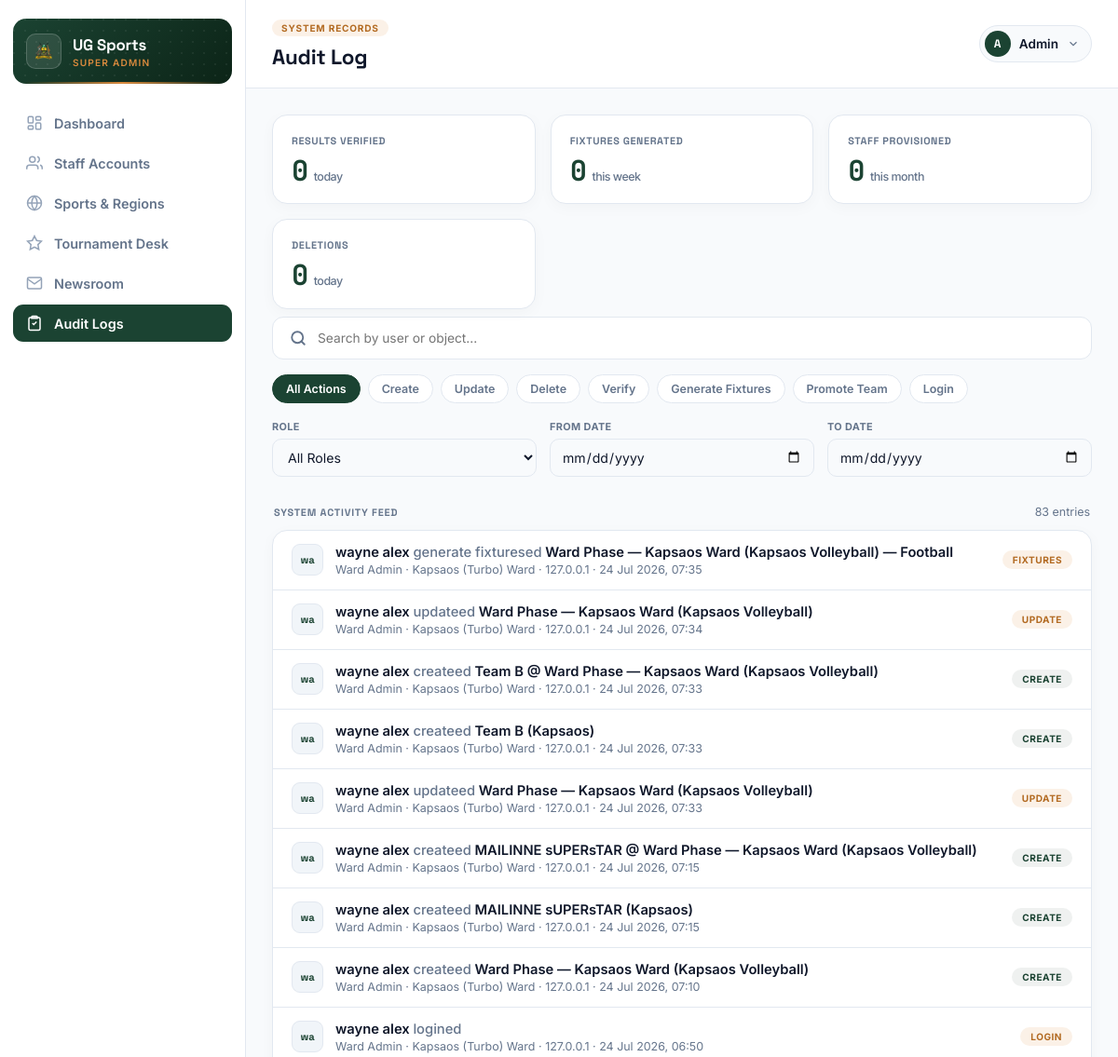
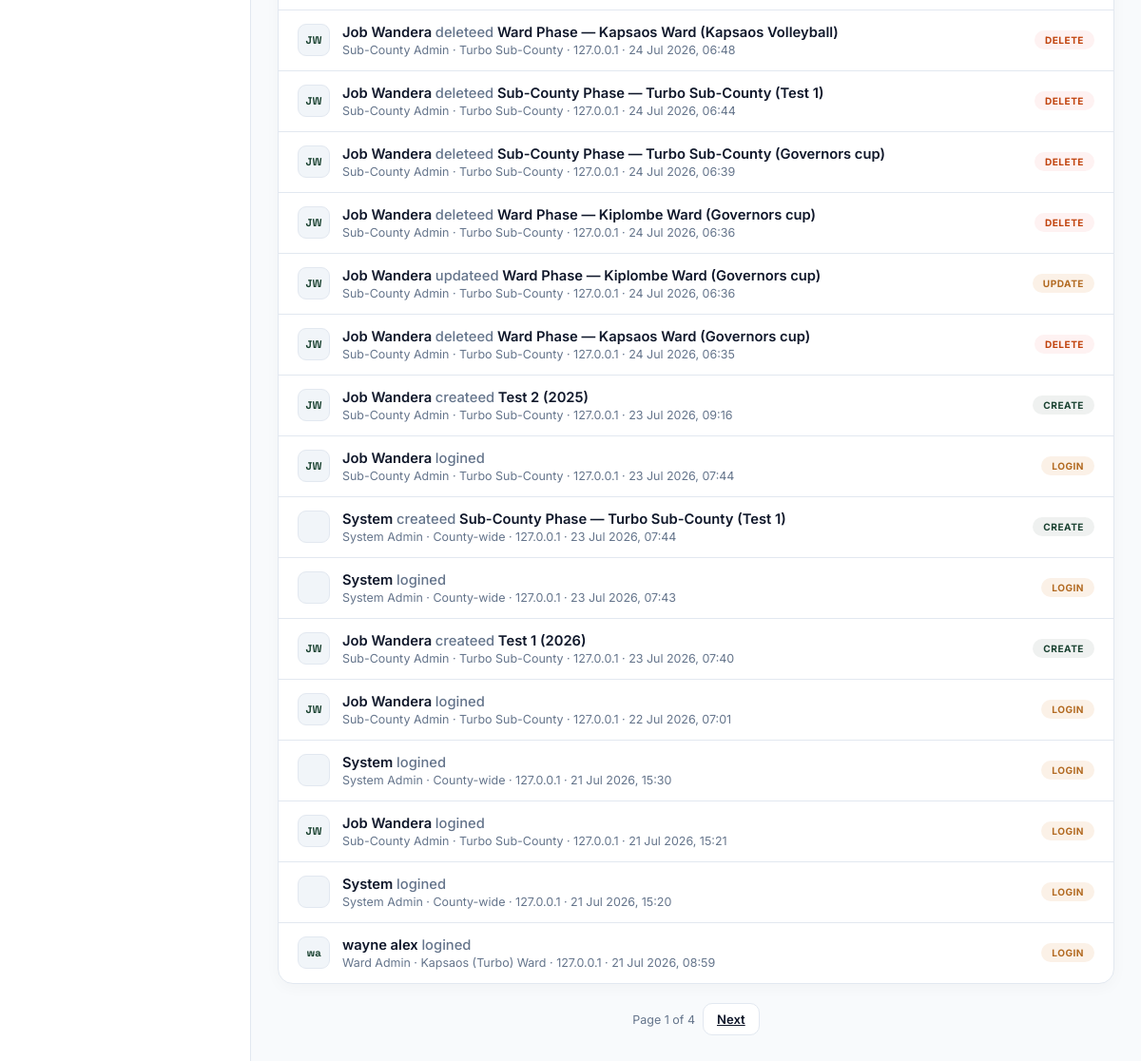
Screenshot of /accounts/auditlogs/ (signed in) with the database file from the repository (2 pictures, top to bottom).
### accounts/models.py (models this page shows, shortened)
class User(AbstractUser):
    class Role(models.TextChoices):
        SYSTEM_ADMIN = 'system_admin', 'System Admin'
        COUNTY_ICT_OFFICER = 'county_ict', 'County ICT Officer'
        SUB_COUNTY_ADMIN = 'sub_county_admin', 'Sub-County Admin'
        WARD_ADMIN = 'ward_admin', 'Ward Admin'
        TEAM_MANAGER = 'team_manager', 'Team Manager'
    role = models.CharField(max_length=20, choices=Role.choices)
    sub_county = models.ForeignKey(
        SubCounty, on_delete=models.PROTECT, null=True, blank=True, related_name='admins'
    )
    ward = models.ForeignKey(
        Ward, on_delete=models.PROTECT, null=True, blank=True, related_name='admins'
    )
    phone_number = models.CharField(max_length=20, blank=True)
    @property
    def scope_label(self):
        if self.role == self.Role.WARD_ADMIN:
            return f"{self.ward} Ward"
        if self.role == self.Role.SUB_COUNTY_ADMIN:
            return f"{self.sub_county} Sub-County"
        return "County-wide"

class AuditLog(models.Model):
    class Action(models.TextChoices):
        CREATE = 'create', 'Create'
        UPDATE = 'update', 'Update'
        DELETE = 'delete', 'Delete'
        VERIFY = 'verify', 'Verify'
        GENERATE_FIXTURES = 'generate_fixtures', 'Generate Fixtures'
        PROMOTE = 'promote', 'Promote Team'
        LOGIN = 'login', 'Login'
    user = models.ForeignKey(
        settings.AUTH_USER_MODEL, on_delete=models.SET_NULL, null=True,
        related_name='audit_entries'
    )
    action = models.CharField(max_length=30, choices=Action.choices)
    content_type = models.ForeignKey(ContentType, on_delete=models.SET_NULL, null=True, blank=True)
    object_id = models.PositiveIntegerField(null=True, blank=True)
    content_object = GenericForeignKey('content_type', 'object_id')
    object_repr = models.CharField(max_length=255, blank=True, help_text="Snapshot of str(obj) at time of action")
    changes = models.JSONField(null=True, blank=True, help_text="e.g. {'field': ['old', 'new']}")
    ip_address = models.GenericIPAddressField(null=True, blank=True)
    timestamp = models.DateTimeField(auto_now_add=True)
    class Meta:
        ordering = ['-timestamp']

class Ward(models.Model):
    sub_county = models.ForeignKey(SubCounty, on_delete=models.CASCADE, related_name='wards')
    name = models.CharField(max_length=100)
    created_at = models.DateTimeField(auto_now_add=True)
    class Meta:
        verbose_name_plural = "Wards"
        unique_together = ('sub_county', 'name')
        ordering = ['sub_county__name', 'name']
    def __str__(self):
        return f"{self.name} ({self.sub_county.name})"

class SubCounty(models.Model):
    name = models.CharField(max_length=100, unique=True)
    created_at = models.DateTimeField(auto_now_add=True)
    class Meta:
        verbose_name_plural = "Sub-Counties"
        ordering = ['name']
    def __str__(self):
        return self.name

### accounts/views.py (the view, shortened to what this page needs)
# urls.py: path('auditlogs/', views.AuditLogView, name='audit_log'),
@superadmin_admin_required
@login_required(login_url='login_admin')
def AuditLogView(request):
    logs = AuditLog.objects.select_related('user', 'content_type').order_by('-timestamp')
    action = request.GET.get('action')
    if action:
        logs = logs.filter(action=action)
    role = request.GET.get('role')
    if role:
        logs = logs.filter(user__role=role)
    date_from = request.GET.get('date_from')
    if date_from:
        logs = logs.filter(timestamp__date__gte=date_from)
    date_to = request.GET.get('date_to')
    if date_to:
        logs = logs.filter(timestamp__date__lte=date_to)
    query = request.GET.get('q')
    paginator = Paginator(logs, 25)
    page_obj = paginator.get_page(request.GET.get('page'))
    now = timezone.now()
    today = now.date()
    week_ago = now - timedelta(days=7)
    month_ago = now - timedelta(days=30)
    verify_count_today = AuditLog.objects.filter(action='verify', timestamp__date=today).count()
    fixture_gen_count_week = AuditLog.objects.filter(action='generate_fixtures', timestamp__gte=week_ago).count()
    staff_created_count_month = AuditLog.objects.filter(
        action='create', content_type__model='user', timestamp__gte=month_ago
    ).count()
    deletions_today = AuditLog.objects.filter(action='delete', timestamp__date=today).count()
    context = {
        'audit_entries': page_obj,
        'page_obj': page_obj,
        'is_paginated': page_obj.has_other_pages(),
        'action_choices': AuditLog.Action.choices,
        'role_choices': User.Role.choices,
        'active_nav': 'audit',
        'total_entries': paginator.count,
        'verify_count_today': verify_count_today,
        'fixture_gen_count_week': fixture_gen_count_week,
        'staff_created_count_month': staff_created_count_month,
        'deletions_today': deletions_today,
    }
    return render(request, 'superadmin_auditLogs.html', context)

### accounts/templates/superadmin_auditLogs.html (shortened to what this page needs)
{% extends "superadmin_base.html" %}
{% block page_eyebrow %}System Records{% endblock %}
{% block page_title %}Audit Log{% endblock %}
{% block content %}
<div class="metrics-grid">
    <a href="?action=verify" class="metric-card" style="text-decoration:none; display:block;">
        <h3>Results Verified</h3>
        <p>{{ verify_count_today }}<span>today</span></p>
    </a>
    <a href="?action=generate_fixtures" class="metric-card" style="text-decoration:none; display:block;">
        <h3>Fixtures Generated</h3>
        <p>{{ fixture_gen_count_week }}<span>this week</span></p>
    </a>
    <a href="?action=create&role=" class="metric-card" style="text-decoration:none; display:block;">
        <h3>Staff Provisioned</h3>
        <p>{{ staff_created_count_month }}<span>this month</span></p>
    </a>
    <a href="?action=delete" class="metric-card" style="text-decoration:none; display:block;">
        <h3>Deletions</h3>
        <p>{{ deletions_today }}<span>today</span></p>
    </a>
</div>
<form method="get" id="audit-filter-form">
    <div class="search-shell">
        <svg viewBox="0 0 24 24" stroke="currentColor" stroke-width="2.5" stroke-linecap="round" stroke-linejoin="round" fill="none"><circle cx="11" cy="11" r="8"/><line x1="21" y1="21" x2="16.65" y2="16.65"/></svg>
        <input type="text" name="q" id="audit-search-input" placeholder="Search by user or object..." value="{{ request.GET.q }}" onkeyup="debouncedSubmit()">
    </div>
    <div class="filter-pills" id="audit-action-pills">
        <button type="button" class="filter-pill {% if not request.GET.action %}active{% endif %}" data-value="" onclick="setPillFilter('action', '', this)">All Actions</button>
        {% for value, label in action_choices %}
            <button type="button" class="filter-pill {% if request.GET.action == value %}active{% endif %}" data-value="{{ value }}" onclick="setPillFilter('action', '{{ value }}', this)">{{ label }}</button>
        {% endfor %}
    </div>
    <div class="form-grid-columns" style="margin-bottom: 16px;">
        <div class="form-field-box">
            <label>Role</label>
            <select name="role" onchange="document.getElementById('audit-filter-form').submit()">
                <option value="">All Roles</option>
            </select>
        </div>
        <div class="form-field-box">
            <label>From Date</label>
            <input type="date" name="date_from" value="{{ request.GET.date_from }}" onchange="document.getElementById('audit-filter-form').submit()">
        </div>
        <div class="form-field-box">
            <label>To Date</label>
            <input type="date" name="date_to" value="{{ request.GET.date_to }}" onchange="document.getElementById('audit-filter-form').submit()">
        </div>
    </div>
</form>
<div class="group-header-row">
    <h3 class="group-header">System Activity Feed</h3>
    <span class="cell-sub">{{ total_entries }} entr{{ total_entries|pluralize:"y,ies" }}</span>
</div>
<div class="group">
    {% for entry in audit_entries %}
    <div class="group-row">
        <div class="row-left">
            <div class="avatar-chip">
                {% if entry.user %}{{ entry.user.first_name|slice:":1" }}{{ entry.user.last_name|slice:":1" }}{% else %}SY{% endif %}
            </div>
            <div>
                <div class="cell-main">
                    {{ entry.user.get_full_name|default:"System" }}
                    <span style="color: var(--ink-soft); font-weight: 500;">{{ entry.get_action_display|lower }}ed</span>
                    {% if entry.content_object and entry.content_object.get_absolute_url %}
                        <a href="{{ entry.content_object.get_absolute_url }}" style="color: var(--pitch);">{{ entry.object_repr }}</a>
                    {% else %}
                        {{ entry.object_repr }}
                    {% endif %}
                </div>
                <div class="cell-sub">
                    {{ entry.user.get_role_display|default:"—" }}
                    {% if entry.user.scope_label %} · {{ entry.user.scope_label }}{% endif %}
                    · {{ entry.ip_address|default:"unknown IP" }} · {{ entry.timestamp|date:"d M Y, H:i" }}
                </div>
            </div>
        </div>
        <div class="row-right">
            {% if entry.action == 'verify' %}
                <span class="badge success">Verify</span>
            {% elif entry.action == 'delete' %}
                <span class="badge live">Delete</span>
            {% elif entry.action == 'generate_fixtures' %}
                <span class="badge pending">Fixtures</span>
            {% elif entry.action == 'create' %}
                <span class="badge success">Create</span>
            {% elif entry.action == 'update' %}
                <span class="badge pending">Update</span>
            {% else %}
                <span class="badge pending">{{ entry.get_action_display }}</span>
            {% endif %}
        </div>
    </div>
    {% endfor %}
</div>
{% if is_paginated %}
<div style="display: flex; justify-content: center; gap: 8px; margin-top: 20px;">
    <span class="cell-sub" style="align-self: center;">Page {{ page_obj.number }} of {{ page_obj.paginator.num_pages }}</span>
    {% if page_obj.has_next %}
        <a href="?{{ request.GET.urlencode }}&page={{ page_obj.next_page_number }}" class="btn-ghost">Next</a>
    {% endif %}
</div>
{% endif %}
{% endblock %}

### accounts/templates/superadmin_base.html (shortened to what this page needs)
{% load static %}
<!DOCTYPE html>
<html lang="en">
<head>
</head>
<body>
<div class="dashboard-wrapper">
    <aside class="sidebar" id="sidebar">
        <div class="sidebar-brand">
            <div class="sidebar-crest"><img src="{% static 'UG_LOGO.png' %}" alt="Logo"></div>
            <div class="sidebar-title">
                <h1>UG Sports</h1>
                <p>Super Admin</p>
            </div>
        </div>
        <nav>
            <ul class="nav-menu">
                <li><a href="{% url 'dashboard_admin' %}" class="nav-item {% if active_nav == 'dashboard' %}active{% endif %}">
                    <svg viewBox="0 0 24 24"><rect x="3" y="3" width="7" height="9" rx="1.5"/><rect x="14" y="3" width="7" height="5" rx="1.5"/><rect x="14" y="12" width="7" height="9" rx="1.5"/><rect x="3" y="16" width="7" height="5" rx="1.5"/></svg>
                    Dashboard
                </a></li>
                <li><a href="{% url 'staff_accounts' %}" class="nav-item {% if active_nav == 'staff' %}active{% endif %}">
                    <svg viewBox="0 0 24 24"><path d="M17 21v-2a4 4 0 0 0-4-4H5a4 4 0 0 0-4 4v2"/><circle cx="9" cy="7" r="4"/><path d="M23 21v-2a4 4 0 0 0-3-3.87"/><path d="M16 3.13a4 4 0 0 1 0 7.75"/></svg>
                    Staff Accounts
                </a></li>
                <li><a href="{% url 'sports_regions' %}" class="nav-item {% if active_nav == 'regions' %}active{% endif %}">
                    <svg viewBox="0 0 24 24"><circle cx="12" cy="12" r="10"/><line x1="2" y1="12" x2="22" y2="12"/><path d="M12 2a15.3 15.3 0 0 1 4 10 15.3 15.3 0 0 1-4 10 15.3 15.3 0 0 1-4-10 15.3 15.3 0 0 1 4-10z"/></svg>
                    Sports &amp; Regions
                </a></li>
                <li><a href="{% url 'tournament_desk' %}" class="nav-item {% if active_nav == 'tournaments' %}active{% endif %}">
                    <svg viewBox="0 0 24 24"><path d="M12 2l3.09 6.26L22 9.27l-5 4.87 1.18 6.88L12 17.77l-6.18 3.25L7 14.14 2 9.27l6.91-1.01L12 2z"/></svg>
                    Tournament Desk
                </a></li>
                <li><a href="{% url 'newsroom' %}" class="nav-item {% if active_nav == 'news' %}active{% endif %}">
                    <svg viewBox="0 0 24 24"><path d="M4 4h16c1.1 0 2 .9 2 2v12c0 1.1-.9 2-2 2H4c-1.1 0-2-.9-2-2V6c0-1.1.9-2 2-2z"/><polyline points="22,6 12,13 2,6"/></svg>
                    Newsroom
                </a></li>
                <li><a href="{% url 'audit_log' %}" class="nav-item {% if active_nav == 'audit' %}active{% endif %}">
                    <svg viewBox="0 0 24 24"><path d="M9 2h6a1 1 0 0 1 1 1v2H8V3a1 1 0 0 1 1-1z"/><path d="M6 4h12a2 2 0 0 1 2 2v14a2 2 0 0 1-2 2H6a2 2 0 0 1-2-2V6a2 2 0 0 1 2-2z"/><path d="M9 12l2 2 4-4"/></svg>
                    Audit Logs
                </a></li>
            </ul>
        </nav>
    </aside>
    <main class="main-viewport">
        <header class="top-header-bar">
            <div>
                <div class="eyebrow">{% block page_eyebrow %}Overview{% endblock %}</div>
                <h2>{% block page_title %}Dashboard{% endblock %}</h2>
            </div>
            <div class="header-right">
                <div class="user-pill">
                    <button class="user-pill-trigger" onclick="toggleUserDropdown()">
                        <span class="user-avatar">{{ "A" }}</span>
                        <span class="user-label">{{"Admin" }}</span>
                        <svg viewBox="0 0 24 24" fill="none" stroke-width="2"><polyline points="6 9 12 15 18 9"/></svg>
                    </button>
                </div>
            </div>
        </header>
        <div class="content-area">
            {% block content %}{% endblock %}
        </div>
    </main>
</div>
</body>
</html>

### rows the page displays
User: username "Admin"
AuditLog: user.first_name "w", user.last_name "a", user.get_full_name "wayne alex", action "generate fixtures", object_repr "Ward Phase — Kapsaos Ward (Kapsaos Volleyball) — Football", user.role "Ward Admin", user.scope_label "Kapsaos (Turbo) Ward", ip_address "127.0.0.1", timestamp "24 Jul 2026, 07:35", shows "FIXTURES"
AuditLog: user.first_name "w", user.last_name "a", user.get_full_name "wayne alex", action "update", object_repr "Ward Phase — Kapsaos Ward (Kapsaos Volleyball)", user.role "Ward Admin", user.scope_label "Kapsaos (Turbo) Ward", ip_address "127.0.0.1", timestamp "24 Jul 2026, 07:34", shows "UPDATE"
AuditLog: user.first_name "w", user.last_name "a", user.get_full_name "wayne alex", action "create", object_repr "Team B @ Ward Phase — Kapsaos Ward (Kapsaos Volleyball)", user.role "Ward Admin", user.scope_label "Kapsaos (Turbo) Ward", ip_address "127.0.0.1", timestamp "24 Jul 2026, 07:33", shows "CREATE"
AuditLog: user.first_name "w", user.last_name "a", user.get_full_name "wayne alex", action "create", object_repr "Team B (Kapsaos)", user.role "Ward Admin", user.scope_label "Kapsaos (Turbo) Ward", ip_address "127.0.0.1", timestamp "24 Jul 2026, 07:33", shows "CREATE"
AuditLog: user.first_name "w", user.last_name "a", user.get_full_name "wayne alex", action "update", object_repr "Ward Phase — Kapsaos Ward (Kapsaos Volleyball)", user.role "Ward Admin", user.scope_label "Kapsaos (Turbo) Ward", ip_address "127.0.0.1", timestamp "24 Jul 2026, 07:33", shows "UPDATE"
AuditLog: user.first_name "w", user.last_name "a", user.get_full_name "wayne alex", action "create", object_repr "MAILINNE sUPERsTAR @ Ward Phase — Kapsaos Ward (Kapsaos Volleyball)", user.role "Ward Admin", user.scope_label "Kapsaos (Turbo) Ward", ip_address "127.0.0.1", timestamp "24 Jul 2026, 07:15", shows "CREATE"
AuditLog: user.first_name "w", user.last_name "a", user.get_full_name "wayne alex", action "create", object_repr "MAILINNE sUPERsTAR (Kapsaos)", user.role "Ward Admin", user.scope_label "Kapsaos (Turbo) Ward", ip_address "127.0.0.1", timestamp "24 Jul 2026, 07:15", shows "CREATE"
AuditLog: user.first_name "w", user.last_name "a", user.get_full_name "wayne alex", action "create", object_repr "Ward Phase — Kapsaos Ward (Kapsaos Volleyball)", user.role "Ward Admin", user.scope_label "Kapsaos (Turbo) Ward", ip_address "127.0.0.1", timestamp "24 Jul 2026, 07:10", shows "CREATE"
AuditLog: user.first_name "w", user.last_name "a", user.get_full_name "wayne alex", action "login", user.role "Ward Admin", user.scope_label "Kapsaos (Turbo) Ward", ip_address "127.0.0.1", timestamp "24 Jul 2026, 06:50", action "LOGIN"
AuditLog: user.first_name "J", user.last_name "W", user.get_full_name "Job Wandera", action "delete", object_repr "Ward Phase — Kapsaos Ward (Kapsaos Volleyball)", user.role "Sub-County Admin", user.scope_label "Turbo Sub-County", ip_address "127.0.0.1", timestamp "24 Jul 2026, 06:48", shows "DELETE"
AuditLog: user.first_name "J", user.last_name "W", user.get_full_name "Job Wandera", action "delete", object_repr "Sub-County Phase — Turbo Sub-County (Test 1)", user.role "Sub-County Admin", user.scope_label "Turbo Sub-County", ip_address "127.0.0.1", timestamp "24 Jul 2026, 06:44", shows "DELETE"
AuditLog: user.first_name "J", user.last_name "W", user.get_full_name "Job Wandera", action "delete", object_repr "Sub-County Phase — Turbo Sub-County (Governors cup)", user.role "Sub-County Admin", user.scope_label "Turbo Sub-County", ip_address "127.0.0.1", timestamp "24 Jul 2026, 06:39", shows "DELETE"
AuditLog: user.first_name "J", user.last_name "W", user.get_full_name "Job Wandera", action "delete", object_repr "Ward Phase — Kiplombe Ward (Governors cup)", user.role "Sub-County Admin", user.scope_label "Turbo Sub-County", ip_address "127.0.0.1", timestamp "24 Jul 2026, 06:36", shows "DELETE"
AuditLog: user.first_name "J", user.last_name "W", user.get_full_name "Job Wandera", action "update", object_repr "Ward Phase — Kiplombe Ward (Governors cup)", user.role "Sub-County Admin", user.scope_label "Turbo Sub-County", ip_address "127.0.0.1", timestamp "24 Jul 2026, 06:36", shows "UPDATE"
AuditLog: user.first_name "J", user.last_name "W", user.get_full_name "Job Wandera", action "delete", object_repr "Ward Phase — Kapsaos Ward (Governors cup)", user.role "Sub-County Admin", user.scope_label "Turbo Sub-County", ip_address "127.0.0.1", timestamp "24 Jul 2026, 06:35", shows "DELETE"
AuditLog: user.first_name "J", user.last_name "W", user.get_full_name "Job Wandera", action "create", object_repr "Test 2 (2025)", user.role "Sub-County Admin", user.scope_label "Turbo Sub-County", ip_address "127.0.0.1", timestamp "23 Jul 2026, 09:16", shows "CREATE"
AuditLog: user.first_name "J", user.last_name "W", user.get_full_name "Job Wandera", action "login", user.role "Sub-County Admin", user.scope_label "Turbo Sub-County", ip_address "127.0.0.1", timestamp "23 Jul 2026, 07:44", action "LOGIN"
AuditLog: user.get_full_name "System", action "create", object_repr "Sub-County Phase — Turbo Sub-County (Test 1)", user.role "System Admin", user.scope_label "County-wide", ip_address "127.0.0.1", timestamp "23 Jul 2026, 07:44", shows "CREATE"
AuditLog: user.get_full_name "System", action "login", user.role "System Admin", user.scope_label "County-wide", ip_address "127.0.0.1", timestamp "23 Jul 2026, 07:43", action "LOGIN"
AuditLog: user.first_name "J", user.last_name "W", user.get_full_name "Job Wandera", action "create", object_repr "Test 1 (2026)", user.role "Sub-County Admin", user.scope_label "Turbo Sub-County", ip_address "127.0.0.1", timestamp "23 Jul 2026, 07:40", shows "CREATE"
AuditLog: user.first_name "J", user.last_name "W", user.get_full_name "Job Wandera", action "login", user.role "Sub-County Admin", user.scope_label "Turbo Sub-County", ip_address "127.0.0.1", timestamp "22 Jul 2026, 07:01", action "LOGIN"
AuditLog: user.get_full_name "System", action "login", user.role "System Admin", user.scope_label "County-wide", ip_address "127.0.0.1", timestamp "21 Jul 2026, 15:30", action "LOGIN"
AuditLog: user.first_name "J", user.last_name "W", user.get_full_name "Job Wandera", action "login", user.role "Sub-County Admin", user.scope_label "Turbo Sub-County", ip_address "127.0.0.1", timestamp "21 Jul 2026, 15:21", action "LOGIN"
AuditLog: user.get_full_name "System", action "login", user.role "System Admin", user.scope_label "County-wide", ip_address "127.0.0.1", timestamp "21 Jul 2026, 15:20", action "LOGIN"
AuditLog: user.first_name "w", user.last_name "a", user.get_full_name "wayne alex", action "login", user.role "Ward Admin", user.scope_label "Kapsaos (Turbo) Ward", ip_address "127.0.0.1", timestamp "21 Jul 2026, 08:59", action "LOGIN"

### other values shown
{{ "A" }} "A"
{{ verify_count_today }} "0"
{{ fixture_gen_count_week }} "0"
{{ staff_created_count_month }} "0"
{{ deletions_today }} "0"
{{ label }} "Create" "Update" "Delete" "Verify" "Generate Fixtures" "Promote Team" "Login"
{{ total_entries }} "83"
{{ page_obj.number }} "1"
{{ page_obj.paginator.num_pages }} "4"
